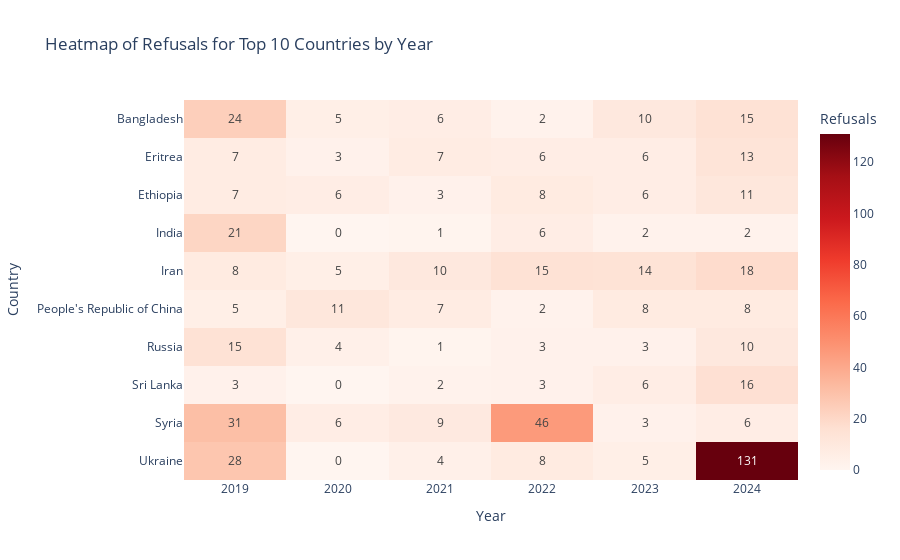

The code cell stored with this chart in its notebook:
### Markdown cell above
## Heatmap: Refusals by Country and Year

### Code cell
top_countries = country_counts.head(10)["country"].tolist()
df_top = df[df["country"].isin(top_countries)]
heatmap_data = df_top.pivot_table(index="country", columns="year", values="count", aggfunc="sum", fill_value=0)
fig = px.imshow(heatmap_data, text_auto=True, aspect='auto', color_continuous_scale='Reds',
                labels=dict(x="Year", y="Country", color="Refusals"),
                title="Heatmap of Refusals for Top 10 Countries by Year")
fig.show()

### Figure 1 — Plotly figure (JSON) as saved in the notebook; plotly's stock layout.template omitted (floating-point values rounded to 4 significant figures)
{"data": [{"coloraxis": "coloraxis", "hovertemplate": "Year: %{x}<br>Country: %{y}<br>Refusals: %{z}<extra></extra>", "name": "0", "texttemplate": "%{z}", "type": "heatmap", "x": [2019, 2020, 2021, 2022, 2023, 2024], "xaxis": "x", "y": ["Bangladesh", "Eritrea", "Ethiopia", "India", "Iran", "People's Republic of China", "Russia", "Sri Lanka", "Syria", "Ukraine"], "yaxis": "y", "z": [[24, 5, 6, 2, 10, 15], [7, 3, 7, 6, 6, 13], [7, 6, 3, 8, 6, 11], [21, 0, 1, 6, 2, 2], [8, 5, 10, 15, 14, 18], [5, 11, 7, 2, 8, 8], [15, 4, 1, 3, 3, 10], [3, 0, 2, 3, 6, 16], [31, 6, 9, 46, 3, 6], [28, 0, 4, 8, 5, 131]]}], "layout": {"coloraxis": {"colorbar": {"title": {"text": "Refusals"}}, "colorscale": [[0, "rgb(255,245,240)"], [0.125, "rgb(254,224,210)"], [0.25, "rgb(252,187,161)"], [0.375, "rgb(252,146,114)"], [0.5, "rgb(251,106,74)"], [0.625, "rgb(239,59,44)"], [0.75, "rgb(203,24,29)"], [0.875, "rgb(165,15,21)"], [1, "rgb(103,0,13)"]]}, "title": {"text": "Heatmap of Refusals for Top 10 Countries by Year"}, "xaxis": {"anchor": "y", "domain": [0, 1], "title": {"text": "Year"}}, "yaxis": {"anchor": "x", "autorange": "reversed", "domain": [0, 1], "title": {"text": "Country"}}}}
